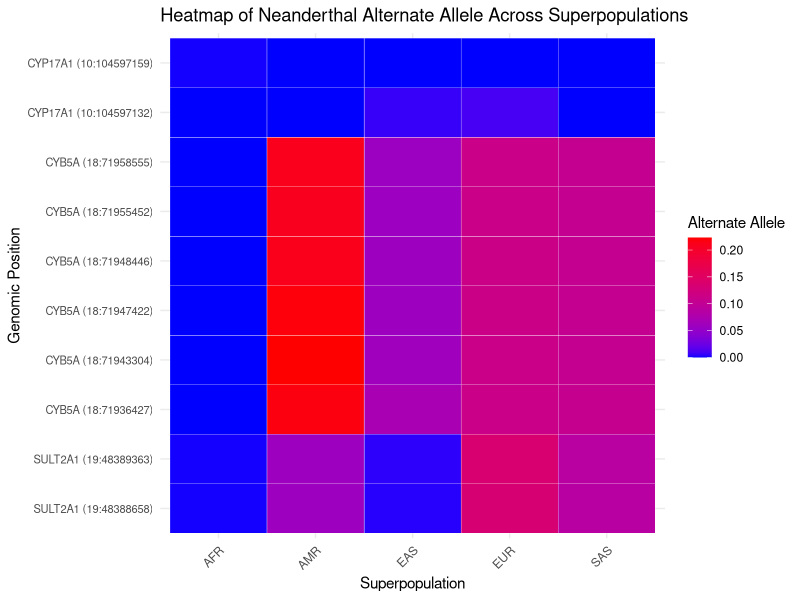

R code for this plot:
# Load necessary libraries
library(ggplot2)
library(tidyr)
library(dplyr)

# Sample data (replace this with your actual data reading process)
data <- data.frame(
  Gene = c("CYB5A", "CYB5A", "CYB5A", "CYB5A", "CYB5A", "CYB5A", "CYP17A1", "CYP17A1", "SULT2A1", "SULT2A1"),
  Chr = c(18, 18, 18, 18, 18, 18, 10, 10, 19, 19),
  Position = c(71936427, 71943304, 71947422, 71948446, 71955452, 71958555, 104597132, 104597159, 48388658, 48389363),
  AFR = c(0, 0, 0, 0, 0, 0, 0, 0.001, 0.001, 0.001),
  EAS = c(0.070, 0.061, 0.059, 0.059, 0.058, 0.057, 0.006, 0.000, 0.003, 0.004),
  EUR = c(0.112, 0.112, 0.113, 0.113, 0.112, 0.112, 0.010, 0.000, 0.133, 0.135),
  AMR = c(0.217, 0.223, 0.219, 0.212, 0.209, 0.210, 0.000, 0.000, 0.059, 0.059),
  SAS = c(0.105, 0.104, 0.104, 0.104, 0.104, 0.104, 0.000, 0.000, 0.087, 0.088)
) #each data point in the superpop parentheses are the superpop average for the specific position

data_long <- data %>%
  pivot_longer(cols = c(AFR, EAS, EUR, AMR, SAS), 
               names_to = "Superpopulation", 
               values_to = "Genetic_Distance") %>%
  # Create a new column for combined chromosome, position, and gene labels
  mutate(Label = paste0(Gene, " (", Chr, ":", Position, ")"))

ggplot(data_long, aes(x = Superpopulation, y = reorder(Label, Position), fill = Genetic_Distance)) + 
  geom_tile(color = "white") + 
  scale_fill_gradient(low = "blue", high = "red", name = "Alternate Allele") + 
  labs(title = "Heatmap of Neanderthal Alternate Allele Across Superpopulations", 
       x = "Superpopulation", 
       y = "Genomic Position") +  # Removed the extra "+" here
  theme_minimal() + 
  theme(axis.text.x = element_text(angle = 45, hjust = 1), 
        axis.text.y = element_text(size = 8))

